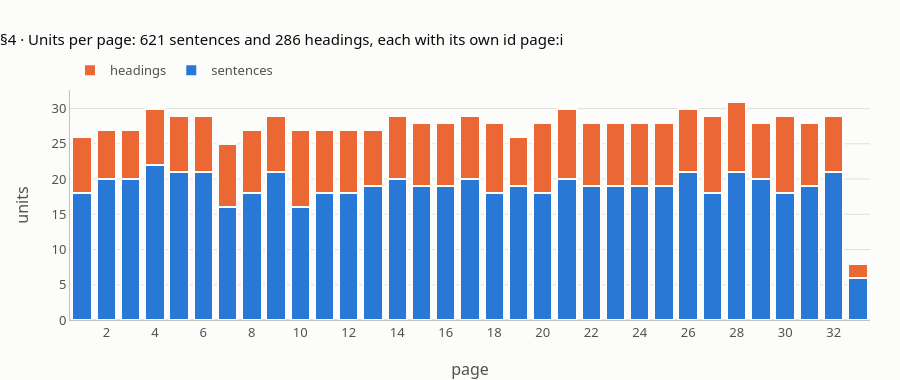

The notebook cell this image was saved under:
### Markdown cell above
## 4 · Number the units first

**What this verifies** (lesson step 4, `#units`; facts K3).
- The splitter (`split_page` in the setup cell): headings are their own units, a sentence ends at . ! ? followed by white space, and every unit keeps its offsets, so `DOC[da:db] == text` for all of them.
- Counts on the 33 pages: 621 sentences and 286 headings (907 units); per page min 6 / median 19 / max 22; 614 sentences of at least 4 words.
- p.10: units 10:0–10:26 (16 sentences, 11 headings). The five splitter tests, and the known limits (23:0 = "resources.", the end of a p.22 sentence).

### Code cell
PER_PAGE = [(pn, sum(u["kind"] == "s" for u in UNITS.values() if u["page"] == pn),
             sum(u["kind"] == "h" for u in UNITS.values() if u["page"] == pn)) for pn in range(1, len(pages) + 1)]
NS = [s for _, s, _ in PER_PAGE]
check("§4 sentences per page (K3)", {p: s for p, s, _ in PER_PAGE},
      {1: 18, 2: 20, 3: 20, 4: 22, 5: 21, 6: 21, 7: 16, 8: 18, 9: 21, 10: 16, 11: 18, 12: 18, 13: 19, 14: 20, 15: 19, 16: 19,
       17: 20, 18: 18, 19: 19, 20: 18, 21: 20, 22: 19, 23: 19, 24: 19, 25: 19, 26: 21, 27: 18, 28: 21, 29: 20, 30: 18, 31: 19,
       32: 21, 33: 6})
check("§4 sentences, headings, units (K3)", [sum(NS), sum(h for _, _, h in PER_PAGE), len(UNITS)], [621, 286, 907])
check("§4 sentences per page: min, median, max (K3)", [min(NS), sorted(NS)[len(NS) // 2], max(NS)], [6, 19, 22])
check("§4 sentences of >= 4 words (K3; research's rough pdftotext count: about 620)",
      sum(len(re.findall(r"\S+", u["text"])) >= 4 for u in UNITS.values() if u["kind"] == "s"), 614)
check("§4 every unit satisfies DOC[da:db] == text (K3)", all(DOC[u["da"]:u["db"]] == u["text"] for u in UNITS.values()), True)

P10 = [u for u in UNITS.values() if u["page"] == 10]
for u in P10[:8]:
    print(f"   [{u['id']}] {u['kind']} page [{u['a']}, {u['b']}) doc [{u['da']}, {u['db']}) {u['text'][:70]!r}")
print("   ...")
check("§4 p.10: units, sentences, headings; last id (K3)",
      [len(P10), sum(u["kind"] == "s" for u in P10), sum(u["kind"] == "h" for u in P10), P10[-1]["id"]], [27, 16, 11, "10:26"])
check("§4 p.10 heading ids (K3)", [u["id"] for u in P10 if u["kind"] == "h"],
      ["10:0", "10:1", "10:2", "10:6", "10:9", "10:10", "10:13", "10:17", "10:21", "10:22", "10:26"])
check("§4 10:7 page and document offsets (K3)", [UNITS["10:7"][k] for k in ("a", "b", "da", "db")], [438, 625, 20993, 21180])

TESTS = {
    "'1.5 degrees' stays inside one sentence (10:7)": "1.5 degrees Celsius." in UNITS["10:7"]["text"],
    "'pre-industrial' and the line break stay inside 10:7": "pre-industrial" in UNITS["10:7"]["text"],
    "heading 'Paris Agreement' is its own unit (10:6)": UNITS["10:6"]["kind"] == "h" and UNITS["10:6"]["text"] == "Paris Agreement",
    "lower-case page start is not a heading (29:0)": UNITS["29:0"]["kind"] == "s",
    "'market-\\nbased' kept inside 29:2": "market-\nbased" in UNITS["29:2"]["text"],
}
check("§4 the five splitter tests (K3)", list(TESTS.values()), [True] * 5)
check("§4 known limit: page-start fragment 23:0 (K3)", UNITS["23:0"]["text"], "resources.")
check("§4 known limit: 'e.g.' would split a sentence; occurrences in the PDF (K3)", DOC.count("e.g."), 0)

fig = go.Figure()
fig.add_bar(x=[p for p, _, _ in PER_PAGE], y=NS, name="sentences", marker=bar_style(BLUE),
            hovertemplate="p.%{x}: %{y} sentences<extra></extra>")
fig.add_bar(x=[p for p, _, _ in PER_PAGE], y=[h for _, _, h in PER_PAGE], name="headings", marker=bar_style(ORANGE),
            hovertemplate="p.%{x}: %{y} headings<extra></extra>")
fig.update_layout(title="§4 · Units per page: 621 sentences and 286 headings, each with its own id page:i", barmode="stack",
                  height=380, xaxis=dict(title="page", dtick=2), yaxis=dict(title="units"))
fig.show()

### Figure 1 — Plotly figure (JSON) as saved in the notebook; plotly's stock layout.template omitted (floating-point values rounded to 4 significant figures)
{"data": [{"hovertemplate": "p.%{x}: %{y} sentences<extra></extra>", "marker": {"color": "#2a78d6", "line": {"color": "#fcfcfb", "width": 2}}, "name": "sentences", "x": [1, 2, 3, 4, 5, 6, 7, 8, 9, 10, 11, 12, 13, 14, 15, 16, 17, 18, 19, 20, 21, 22, 23, 24, 25, 26, 27, 28, 29, 30, 31, 32, 33], "y": [18, 20, 20, 22, 21, 21, 16, 18, 21, 16, 18, 18, 19, 20, 19, 19, 20, 18, 19, 18, 20, 19, 19, 19, 19, 21, 18, 21, 20, 18, 19, 21, 6], "type": "bar"}, {"hovertemplate": "p.%{x}: %{y} headings<extra></extra>", "marker": {"color": "#eb6834", "line": {"color": "#fcfcfb", "width": 2}}, "name": "headings", "x": [1, 2, 3, 4, 5, 6, 7, 8, 9, 10, 11, 12, 13, 14, 15, 16, 17, 18, 19, 20, 21, 22, 23, 24, 25, 26, 27, 28, 29, 30, 31, 32, 33], "y": [8, 7, 7, 8, 8, 8, 9, 9, 8, 11, 9, 9, 8, 9, 9, 9, 9, 10, 7, 10, 10, 9, 9, 9, 9, 9, 11, 10, 8, 11, 9, 8, 2], "type": "bar"}], "layout": {"xaxis": {"title": {"text": "page"}, "dtick": 2}, "title": {"text": "§4 · Units per page: 621 sentences and 286 headings, each with its own id page:i"}, "barmode": "stack", "height": 380, "yaxis": {"title": {"text": "units"}}}}
